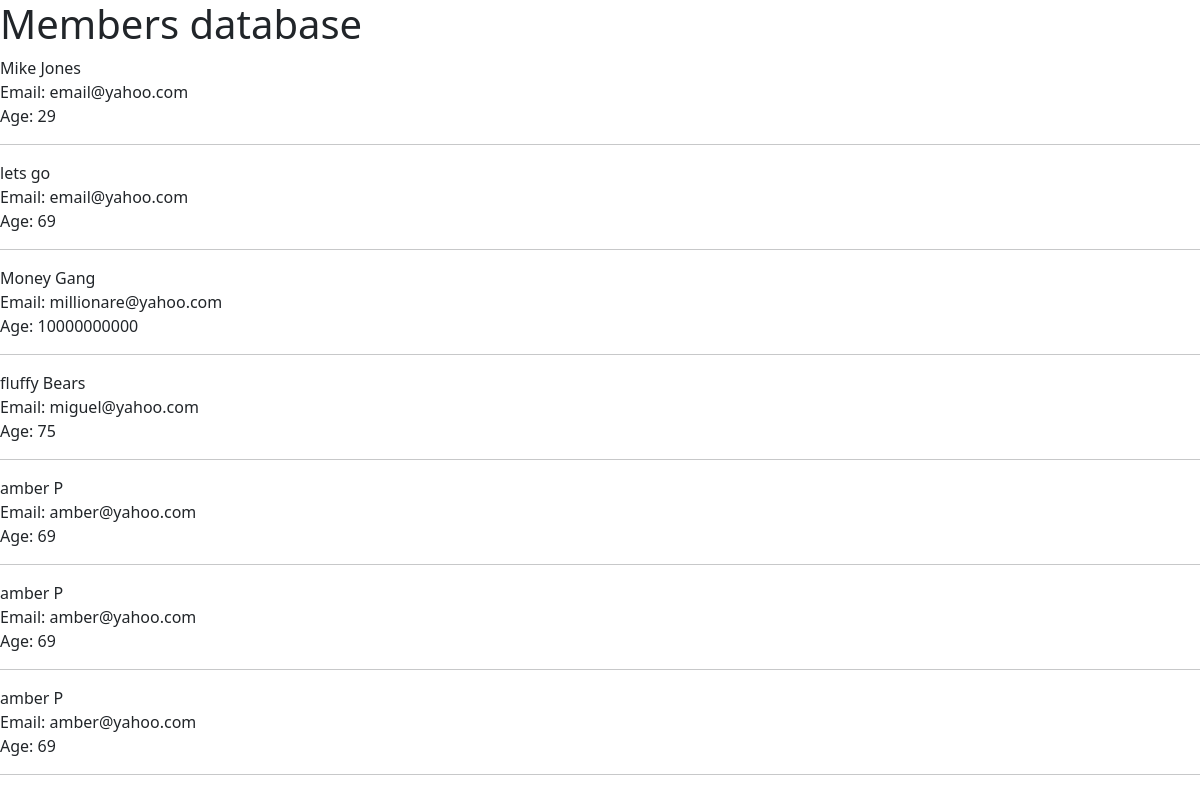
The page /pyth/index/ on the database as committed earlier.
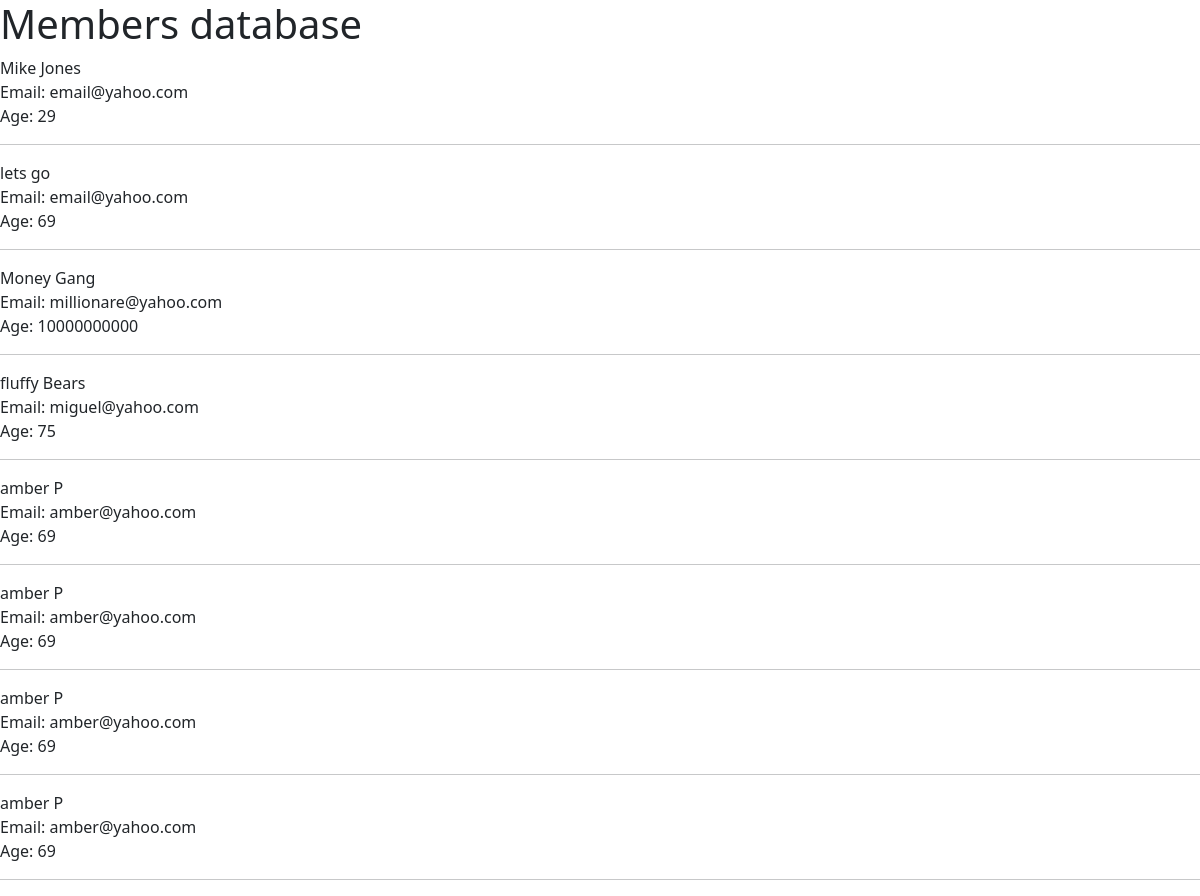
The same page on the database as committed later.
### pyth/models.py (models this page shows, shortened)
class Members(models.Model):
    fname = models.CharField(max_length=50)
    lname = models.CharField(max_length=50)
    email = models.EmailField(max_length=200)
    passwd = models.CharField(max_length=50)
    age = models.IntegerField()

### pyth/views.py (the view)
# urls.py: path('index/', views.say_hello),
def say_hello(request):
    all_members = Members.objects.all
    return render(request, 'index.html', {'all':all_members})

### pyth/templates/index.html (shortened to what this page needs)
{% extends 'base.html' %}
{% load static %}
{% block content%}
 <h1>Members database</h1>
 {%for item in all %}
 {{ item.fname }}  {{ item.lname }}</br>
  Email: {{ item.email }}</br>
  Age: {{ item.age }}
  <hr>
 {% endfor %}
 {% endblock %}

Rows that differ between the two databases and show on the page:
added Members: fname "amber", lname "P", email "amber@yahoo.com", age "69"
